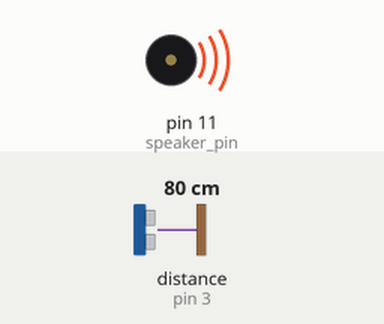
This sketch was run on a simulated Arduino Uno, built with avr-gcc and run on an emulated ATmega328P. On the bench: buzzer (waves = sounding). Wiring (inferred from the names in the program): ultrasonic range finder: trigger pin 2; echo pin 3. Inputs (shaded band) come from the test bench; at power-on: distance to the obstacle (sensor on pin 3) 80 cm. The echo pulse lasts 58.3 µs per cm.

Above: at 0.17 s.
Timing chart, 0 to 5.7 s (numbered marks = the images above):
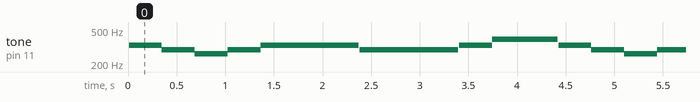

The sketch:

P45-3_ultrasound_dist_play_music.ino
```cpp
/*
*P45-3
*測距離音樂盒 - 請用超音波距離感測器，測量物體的距離
*1~5cm 播放小蜜蜂
*5~10cm 播放小星星
*超過10cm 播放其它任何你喜歡的曲目
*/

#define TRIG_PIN 2
#define ECHO_PIN 3

const int speaker_pin = 11;
const char toneName[] = "CDEFGA";
const int tones[] = {262, 294, 330, 349, 392, 440};
                   //c    d    e    f    g    a
char starTone[] = "CCGGAAGFFEEDDCGGFFEEDGGFFEEDCCGGAAGFFEEDDC";
uint8_t starBeat[] = {1,1,1,1,1,1,2,1,1,1,1,1,1,2,1,1,1,1,1,1,2,1,1,1,1,1,1,2,1,1,1,1,1,1,2,1,1,1,1,1,1,2};

char beeTone[] = "GEEFDDCDEFGGGGEEFDDCEGGEDDDDDEFEEEEEFGGEEFDDCEGGC";
uint8_t beeBeat[] = {1,1,2,1,1,2,1,1,1,1,1,1,2,1,1,2,1,1,2,1,1,1,1,2,1,1,1,1,1,1,2,1,1,1,1,1,1,2,1,1,2,1,1,2,1,1,1,1,2};

char sheepTone[] = "EDCDEEE DDD EGG EDCDEEE DDEDC";
uint8_t sheepBeat[] = {1,1,1,1,1,1,1,1,1,1,1,1,1,1,1,1,1,1,1,1,1,1,1,1,1,1,1,1,2};

int music_index = 0; //0=mute(default), 1=Little Bee,2=Little Star,3=?
int last_music_index = 0; //Record last played music index

int remain_beats = 0;
int beats_num = 0;
unsigned long tempo = 180; //beats per minute

void setup()
{
	pinMode(speaker_pin, OUTPUT);
	pinMode(TRIG_PIN, OUTPUT);
	pinMode(ECHO_PIN, INPUT);
}

void loop()
{
	unsigned long now = millis();
	long dist = ping();

	if(dist >= 1 && dist <= 5)
	{
		music_index = 1;
	}
	else if(dist >5 && dist <= 10)
	{
		music_index = 2;
	}
	else if(dist > 10)
	{
		music_index = 3;
	}
	else
	{
		remain_beats = 0;
	}

	if(music_index != last_music_index)
	{
		set_music(music_index);
		last_music_index = music_index;
	}

	if(remain_beats > 0)
	{
		switch(music_index)
		{
			case 1:
				playTone(beeTone[beats_num], beeBeat[beats_num]);
				beats_num++;
				remain_beats--;
			break;
			case 2:
				playTone(starTone[beats_num], starBeat[beats_num]);
				beats_num++;
				remain_beats--;
			break;
			case 3:
				playTone(sheepTone[beats_num], sheepBeat[beats_num]);
				beats_num++;
				remain_beats--;
			break;
			default:
				noTone(speaker_pin);
			break;
		}
	}
	else
	{
		set_music(music_index);
	}
}

long ping(void)
{
	digitalWrite(TRIG_PIN, LOW);
	delayMicroseconds(2);
	digitalWrite(TRIG_PIN ,HIGH);
	delayMicroseconds(10);
	digitalWrite(TRIG_PIN, LOW);
	return pulseIn(ECHO_PIN, HIGH)/58;
}

void set_music(int index)
{
	beats_num = -1;
	switch(index)
	{
		default:
			noTone(speaker_pin);
		break;
		case 1:
			remain_beats = sizeof(beeTone)/sizeof(char);
		break;
		case 2:
			remain_beats = sizeof(starTone)/sizeof(char);
		break;
		case 3:
			remain_beats = sizeof(sheepTone)/sizeof(char);
		break;
	}


}

void playTone(char toneNo, uint8_t beatNo)
{
	unsigned long duration=beatNo*60000/tempo;
	for(int j=0;j<=6;j++)
	{
		if(toneNo == toneName[j])
		{
			tone(speaker_pin, tones[j]);
			Serial.println(duration);
			delay(duration);
		}
		noTone(speaker_pin);
	}
}
```

Measured:
- by itself, tone on pin 11 (speaker_pin): plays 330 Hz for 0.34 s, 294 Hz for 0.34 s, 262 Hz for 0.34 s, 294 Hz for 0.34 s, 330 Hz for 1.0 s, 294 Hz for 1.0 s … (251 notes in this stretch)
